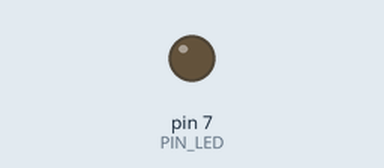
Simulated run of this sketch. Board: Arduino Uno, built with avr-gcc and run on an emulated ATmega328P. Parts: output pins drawn as LEDs (lit = HIGH). Dashed ring = blinking. What the sketch prints to the serial monitor is not drawn. At 2.1 s the program stops and its outputs stay as they are.

Above: at 0.5 s.
At 1.95 s:
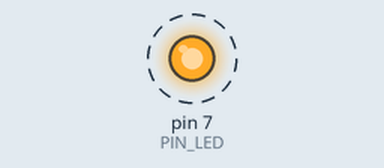
Timing chart, 0 to 3.0 s (numbered marks = the images above):
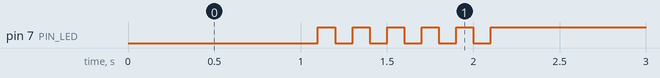

The sketch:

05_practice_2.ino
```cpp
#define PIN_LED 7
unsigned int count, toggle;

void setup() {
  pinMode(PIN_LED, OUTPUT);
  Serial.begin(115200);
  while (!Serial) {
    ;
  }
  Serial.println("Hello World");
  count = toggle = 0;
  digitalWrite(PIN_LED, toggle);
}

int toggle_state(int toggle) {
  return !toggle;
}
void loop() {
  digitalWrite(PIN_LED, toggle);
  delay(1000);
  toggle = toggle_state(toggle);
  for (int i = 0; i<=10; i++) {
    toggle = toggle_state(toggle);
    digitalWrite(PIN_LED, toggle);
    delay(100);
  }
  toggle = toggle_state(toggle);
  digitalWrite(PIN_LED, toggle);
  while (1) {}
}
```

Measured:
- by itself, pin 7 (PIN_LED): alternates HIGH for 0.10 s and LOW for 0.10 s, 11 changes in all, then stays HIGH
